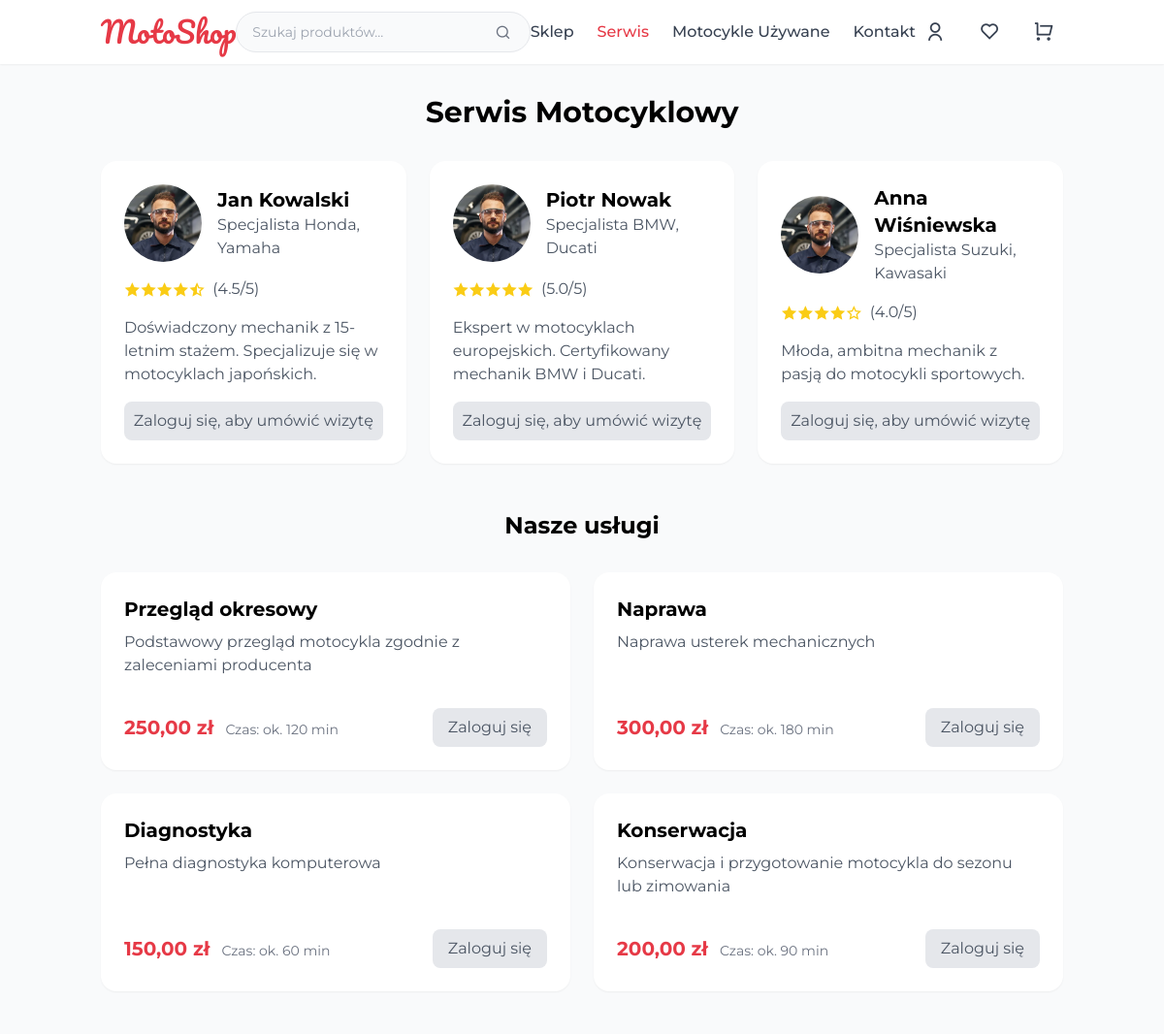
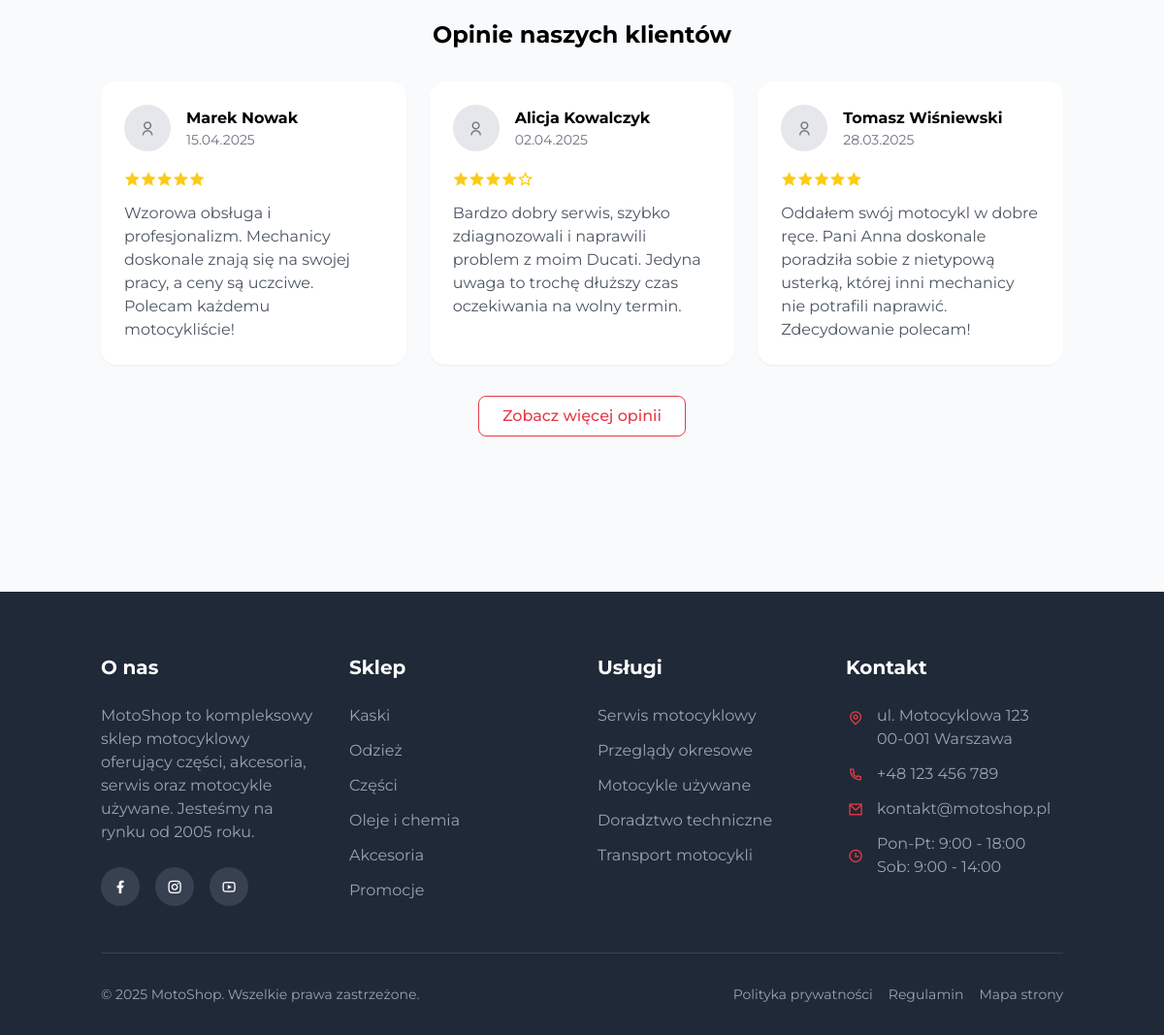
The app's page /service.php with its own data (2 pictures, top to bottom).
### tables this page shows
CREATE TABLE `mechanics` (
  `id` int(11) NOT NULL,
  `name` varchar(100) NOT NULL,
  `specialization` varchar(255) DEFAULT NULL,
  `experience` int(11) DEFAULT NULL,
  `rating` decimal(2,1) DEFAULT NULL,
  `image_path` varchar(255) DEFAULT NULL,
  `description` text DEFAULT NULL,
  `status` enum('active','inactive') DEFAULT 'active',
  `created_at` timestamp NOT NULL DEFAULT current_timestamp(),
  `updated_at` timestamp NOT NULL DEFAULT current_timestamp() ON UPDATE current_timestamp()
);

CREATE TABLE `services` (
  `id` int(11) NOT NULL,
  `name` varchar(255) NOT NULL,
  `description` text DEFAULT NULL,
  `price` decimal(10,2) DEFAULT NULL,
  `duration` int(11) DEFAULT NULL,
  `status` varchar(20) NOT NULL DEFAULT 'active',
  `created_at` timestamp NOT NULL DEFAULT current_timestamp(),
  `updated_at` timestamp NOT NULL DEFAULT current_timestamp() ON UPDATE current_timestamp()
);

### includes/config.php (called while the page is built, shortened)
<?php
function isLoggedIn() {
    return isset($_SESSION['user_id']);
}
?>

### service.php (the view, shortened to what this page needs)
<?php
require_once 'includes/config.php';
$is_logged_in = isLoggedIn();
$mechanics_query = "SELECT * FROM mechanics WHERE status = 'active'";
$mechanics = [];
$mechanics_result = $conn->query($mechanics_query);
if ($mechanics_result && $mechanics_result->num_rows > 0) {
    while ($row = $mechanics_result->fetch_assoc()) {
        $mechanics[] = $row;
    }
}
$services_query = "SELECT * FROM services";
$services = [];
$services_result = $conn->query($services_query);
if ($services_result && $services_result->num_rows > 0) {
    while ($row = $services_result->fetch_assoc()) {
        $services[] = $row;
    }
}
include 'includes/header.php';
?>
<main class="container mx-auto px-4 py-8">
    <h1 class="text-3xl font-bold text-center mb-8">Serwis Motocyklowy</h1>
    <div class="grid grid-cols-1 md:grid-cols-2 lg:grid-cols-3 gap-6 mb-12">
        <?php foreach ($mechanics as $mechanic): ?>
        <div class="bg-white rounded-lg shadow-sm p-6 flex flex-col">
            <div class="flex items-center mb-4">
                <?php if (!empty($mechanic['image_path'])): ?>
                    <img src="<?php echo $mechanic['image_path']; ?>"
                         alt="<?php echo $mechanic['name']; ?>"
                         class="w-20 h-20 rounded-full object-cover mr-4">
                <?php else: ?>
                    <div class="w-20 h-20 rounded-full bg-gray-200 flex items-center justify-center mr-4">
                        <i class="ri-user-line text-4xl text-gray-500"></i>
                    </div>
                <?php endif; ?>
                <div>
                    <h3 class="text-xl font-bold"><?php echo $mechanic['name']; ?></h3>
                    <p class="text-gray-600">Specjalista <?php echo $mechanic['specialization']; ?></p>
                </div>
            </div>
            <div class="flex text-yellow-400 mb-4">
                <?php
                $rating = $mechanic['rating'];
                for ($i = 1; $i <= 5; $i++) {
                    if ($i <= $rating) {
                        echo '<i class="ri-star-fill"></i>';
                    } else if ($i - 0.5 <= $rating) {
                        echo '<i class="ri-star-half-fill"></i>';
                    } else {
                        echo '<i class="ri-star-line"></i>';
                    }
                }
                ?>
                <span class="text-gray-600 ml-2">(<?php echo $rating; ?>/5)</span>
            </div>
            <p class="text-gray-600 mb-4 flex-grow"><?php echo $mechanic['description']; ?></p>
            <?php if ($is_logged_in): ?>
                <button onclick="showBookingModal(<?php echo $mechanic['id']; ?>, '<?php echo $mechanic['name']; ?>')" class="w-full bg-primary text-white py-2 rounded-button hover:bg-opacity-90 transition h-10 flex items-center justify-center">
                    Umów wizytę
                </button>
            <?php else: ?>
                <button onclick="showLoginRequiredModal()" class="w-full bg-gray-200 text-gray-600 py-2 rounded-button hover:bg-gray-300 transition h-10 flex items-center justify-center">
                    Zaloguj się, aby umówić wizytę
                </button>
            <?php endif; ?>
        </div>
        <?php endforeach; ?>
    </div>
    <section class="mb-16">
        <h2 class="text-2xl font-bold text-center mb-8">Nasze usługi</h2>
        <div class="grid grid-cols-1 md:grid-cols-2 gap-6">
            <?php foreach ($services as $service): ?>
            <div class="bg-white rounded-lg shadow-sm p-6 flex flex-col">
                <div class="flex-grow">
                    <h3 class="text-xl font-bold mb-2"><?php echo $service['name']; ?></h3>
                    <p class="text-gray-600 mb-4"><?php echo $service['description']; ?></p>
                </div>
                <div class="flex justify-between items-center mt-4">
                    <div>
                        <span class="text-primary font-bold text-xl"><?php echo number_format($service['price'], 2, ',', ' '); ?> zł</span>
                        <span class="text-gray-500 text-sm ml-2">Czas: ok. <?php echo $service['duration']; ?> min</span>
                    </div>
                    <?php if ($is_logged_in): ?>
                        <button onclick="showBookingModalWithService(null, null, <?php echo $service['id']; ?>)" class="bg-primary text-white px-4 py-2 rounded-button hover:bg-opacity-90 transition h-10 flex items-center">
                            Zarezerwuj
                        </button>
                    <?php else: ?>
                        <button onclick="showLoginRequiredModal()" class="bg-gray-200 text-gray-600 px-4 py-2 rounded-button hover:bg-gray-300 transition h-10 flex items-center">
                            Zaloguj się
                        </button>
                    <?php endif; ?>
                </div>
            </div>
            <?php endforeach; ?>
        </div>
    </section>
    <section class="mb-16">
        <h2 class="text-2xl font-bold text-center mb-8">Opinie naszych klientów</h2>
        <div class="grid grid-cols-1 md:grid-cols-2 lg:grid-cols-3 gap-6">
            <?php
            $reviews = [];
            if (empty($reviews)) {
                $reviews = [
                    [
                        'name' => 'Marek Nowak',
                        'rating' => 5,
                        'comment' => 'Wzorowa obsługa i profesjonalizm. Mechanicy doskonale znają się na swojej pracy, a ceny są uczciwe. Polecam każdemu motocykliście!',
                        'service_date' => '2025-04-15'
                    ],
                    [
                        'name' => 'Alicja Kowalczyk',
                        'rating' => 4,
                        'comment' => 'Bardzo dobry serwis, szybko zdiagnozowali i naprawili problem z moim Ducati. Jedyna uwaga to trochę dłuższy czas oczekiwania na wolny termin.',
                        'service_date' => '2025-04-02'
                    ],
                    [
                        'name' => 'Tomasz Wiśniewski',
                        'rating' => 5,
                        'comment' => 'Oddałem swój motocykl w dobre ręce. Pani Anna doskonale poradziła sobie z nietypową usterką, której inni mechanicy nie potrafili naprawić. Zdecydowanie polecam!',
                        'service_date' => '2025-03-28'
                    ]
                ];
            }
            foreach ($reviews as $review):
                $review_name = isset($review['first_name']) ? $review['first_name'] . ' ' . $review['last_name'] : $review['name'];
            ?>
            <div class="bg-white rounded-lg shadow-sm p-6">
                <div class="flex items-center mb-4">
                    <div class="w-12 h-12 bg-gray-200 rounded-full flex items-center justify-center mr-4">
                        <i class="ri-user-line text-gray-500"></i>
                    </div>
                    <div>
                        <h3 class="font-bold"><?php echo $review_name; ?></h3>
                        <p class="text-gray-500 text-sm">
                            <?php echo isset($review['service_date']) ? date('d.m.Y', strtotime($review['service_date'])) : ''; ?>
                        </p>
                    </div>
                </div>
                <div class="flex text-yellow-400 mb-3">
                    <?php
                    $rating = $review['rating'];
                    for ($i = 1; $i <= 5; $i++) {
                        if ($i <= $rating) {
                            echo '<i class="ri-star-fill"></i>';
                        } else {
                            echo '<i class="ri-star-line"></i>';
                        }
                    }
                    ?>
                </div>
                <p class="text-gray-600"><?php echo $review['comment']; ?></p>
            </div>
            <?php endforeach; ?>
        </div>
        <div class="text-center mt-8">
            <button onclick="showMoreReviews()" class="bg-white text-primary border border-primary px-6 py-2 rounded-button font-medium hover:bg-primary hover:text-white transition">
                Zobacz więcej opinii
            </button>
        </div>
    </section>
</main>
<?php
include 'includes/footer.php';
?>

### records on screen
mechanics: image_path (picture), name "Jan Kowalski", specialization "Honda, Yamaha", rating "4.5", description "Doświadczony mechanik z 15-letnim stażem. Specjalizuje się w motocyklach japońskich."
mechanics: image_path (picture), name "Piotr Nowak", specialization "BMW, Ducati", rating "5.0", description "Ekspert w motocyklach europejskich. Certyfikowany mechanik BMW i Ducati."
mechanics: image_path (picture), name "Anna Wiśniewska", specialization "Suzuki, Kawasaki", rating "4.0", description "Młoda, ambitna mechanik z pasją do motocykli sportowych."
services: name "Przegląd okresowy", description "Podstawowy przegląd motocykla zgodnie z zaleceniami producenta", price "250,00", duration "120"
services: name "Naprawa", description "Naprawa usterek mechanicznych", price "300,00", duration "180"
services: name "Diagnostyka", description "Pełna diagnostyka komputerowa", price "150,00", duration "60"
services: name "Konserwacja", description "Konserwacja i przygotowanie motocykla do sezonu lub zimowania", price "200,00", duration "90"

### other values on screen
$review_name "Marek Nowak"
date('d.m.Y', strtotime($review['service_date'])) "15.04.2025"
$review['comment'] "Wzorowa obsługa i profesjonalizm. Mechanicy doskonale znają się na swojej pracy, a ceny są uczciwe. Polecam każdemu motocykliście!"
$review_name "Alicja Kowalczyk"
date('d.m.Y', strtotime($review['service_date'])) "02.04.2025"
$review['comment'] "Bardzo dobry serwis, szybko zdiagnozowali i naprawili problem z moim Ducati. Jedyna uwaga to trochę dłuższy czas oczekiwania na wolny termin."
$review_name "Tomasz Wiśniewski"
date('d.m.Y', strtotime($review['service_date'])) "28.03.2025"
$review['comment'] "Oddałem swój motocykl w dobre ręce. Pani Anna doskonale poradziła sobie z nietypową usterką, której inni mechanicy nie potrafili naprawić. Zdecydowanie polecam!"
